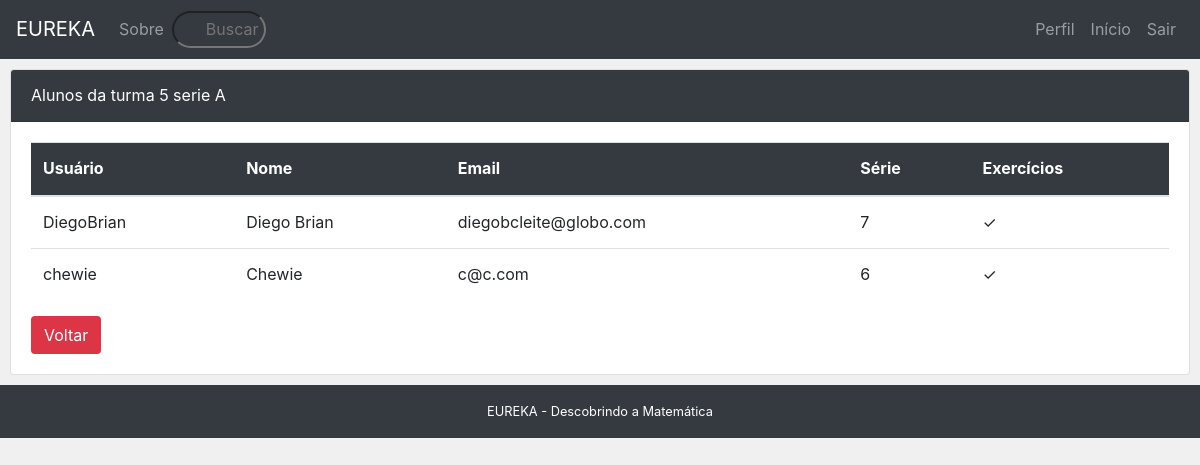
The app's page /listar_alunos/15/ (signed in), older data.
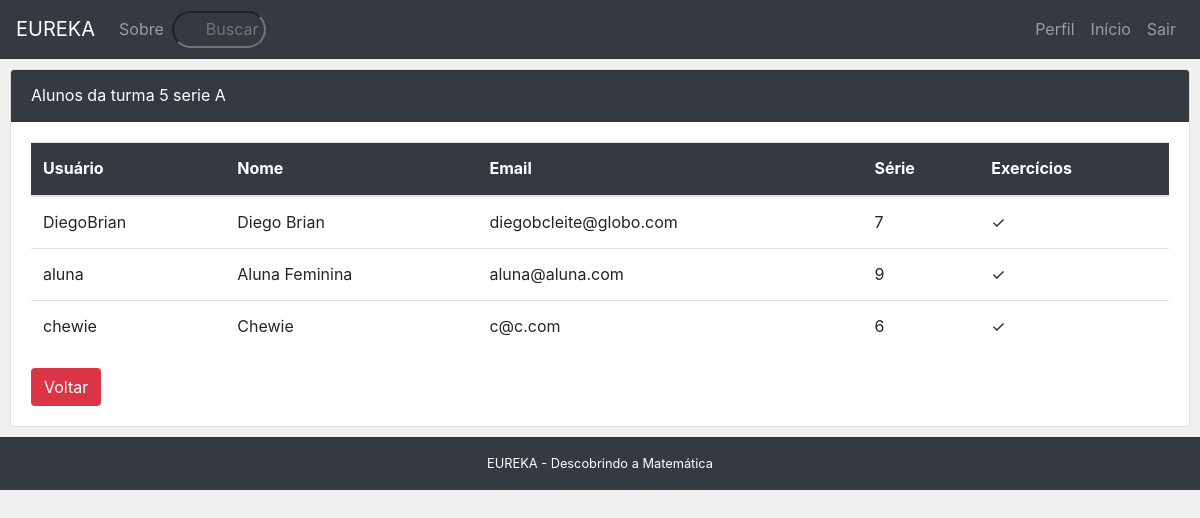
The same page, newer data.
### core/models.py (models this page shows, shortened)
class Usuario(AbstractBaseUser, PermissionsMixin):
	USER_OPTIONS = (
		('PROFESSOR', 'Professor'),
		('ALUNO', 'Aluno'),
	)
	GENDER_OPTIONS = (
		('MASCULINO', 'M'),
		('FEMININO', 'F'),
	)
	username = models.CharField('Nome de Usuário', max_length=30, unique=True, validators = [validators.RegexValidator(re.compile('^[\w.@+-]+$'), 'O nome de usuário só pode conter letras, dígitos ou os seguintes caracteres @/./+/-/_', 'invalid')])
	name = models.CharField('Nome', max_length=100)
	gender = user_type = models.CharField('Sexo', max_length=9, choices=GENDER_OPTIONS, default='MASCULINO')
	birth_date = models.DateField('Data de Nascimento', null=True, blank = True)
	grade = models.IntegerField('Série', validators=[MaxValueValidator(9), MinValueValidator(1)], null=True, blank = True)
	email = models.EmailField('Email', max_length=256, blank=True, unique=True)
	image = models.ImageField(upload_to='core/images', verbose_name = 'Foto', null = True, blank = True)
	user_type = models.CharField('Tipo', max_length=9, choices=USER_OPTIONS, default='ALUNO')
	created_at = models.DateTimeField('Criado em', auto_now_add=True)
	updated_at = models.DateTimeField('Atualizado em', auto_now=True)
	is_active = models.BooleanField('Esta ativo?', blank=True, default=True)
	is_staff = models.BooleanField('Admin', blank=True, default=False)
	date_joined = models.DateTimeField('Data de cadastro', auto_now_add=True)
	objects = UserManager()
	USERNAME_FIELD = 'username'
	REQUIRED_FIELDS = ['email','name','gender','birth_date','user_type']
	class Meta:
		verbose_name = 'Usuário'
		verbose_name_plural = 'Usuários'

### core/views/content.py (the view)
# urls.py: path('listar_alunos/<int:turma_id>/', views.listar_alunos, name='listar_alunos'),
@login_required
def listar_alunos(request, turma_id):
	alunos = Usuario.objects.filter(user_type= 'ALUNO')
	matriculados = []
	for aluno in alunos:
		if esta_matriculado(aluno, turma_id):
			matriculados.append(aluno)
	turma = Turma.objects.get(pk = turma_id)
	context = {
		'turma': turma,
		'alunos' : matriculados
	}
	return render(request, 'content/listar_alunos.html', context)

### core/models.py (called while the page is built)
	def __str__(self):
		return self.name

### core/templatetags/version.py (called while the page is built)
@register.filter
def corrigir(user, pk):
    nao_corrigidos = Usuario_Pergunta.objects.filter(aluno_id = user, question_id__exercise_id__tema_id__turma_id__pk = pk, correction= 'N')
    if nao_corrigidos:
        return True
    else:
        return False

### core/views/content.py (called while the page is built)
def esta_matriculado(user, turma_pk):
	turma = Turma.objects.get(pk = turma_pk)
	matricula = Aluno_Turma.objects.filter(aluno_id = user, turma_id = turma)
	if matricula:
		return True
	else:
		return False

### core/templates/content/listar_alunos.html (shortened to what this page needs)
{% extends "base.html" %}
{% load version %}
{% block content %}
<div class="card">
    <div class="card-header bg-dark text-white">
		Alunos da turma {{turma}}
    </div>
    <div class="card-body">
	    <div class="table-responsive">
	    	<table class="table">
				<thead class="bg-dark text-white">
					<tr>
						<th scope="col">Usuário</th>
						<th scope="col">Nome</th>
						<th scope="col">Email</th>
						<th scope="col">Série</th>
						<th scope="col">Exercícios</th>
					</tr>
				</thead>
				<tbody>
					{% for aluno in alunos %}
						<tr>
							<td>{{aluno.username}}</td>
							<td>{{aluno.name}}</td>
							<td>{{aluno.email}}</td>
							<td>{{aluno.grade}}</td>
							{% if aluno|corrigir:turma.pk %}
							<td><a href="{% url 'corrigir' turma.pk aluno.pk %}" class='btn bg-dark text-white'>Corrigir</a></td>
							{% else %}
							<td>&#10003;</td>
							{% endif %}
						</tr>
					{% empty %}
						<tr>
							<td>Nenhum aluno inscrito nesta turma...</td>
						</tr>
					{% endfor %}
			  </tbody>
			</table>
		</div>
		<a href="{% url 'turma' turma.pk %}" class="btn bg-danger text-white">Voltar</a>
    </div>
</div>
{% endblock %}

Row changes from the older to the newer data that the page shows:
now on this page (row edited): Usuario: username "aluna", name "Aluna Feminina", email "aluna@aluna.com", grade "9"
